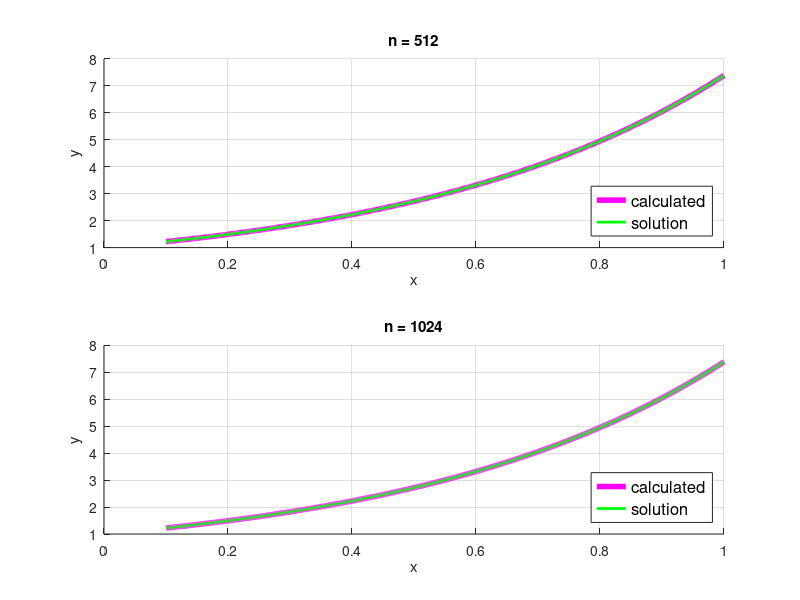
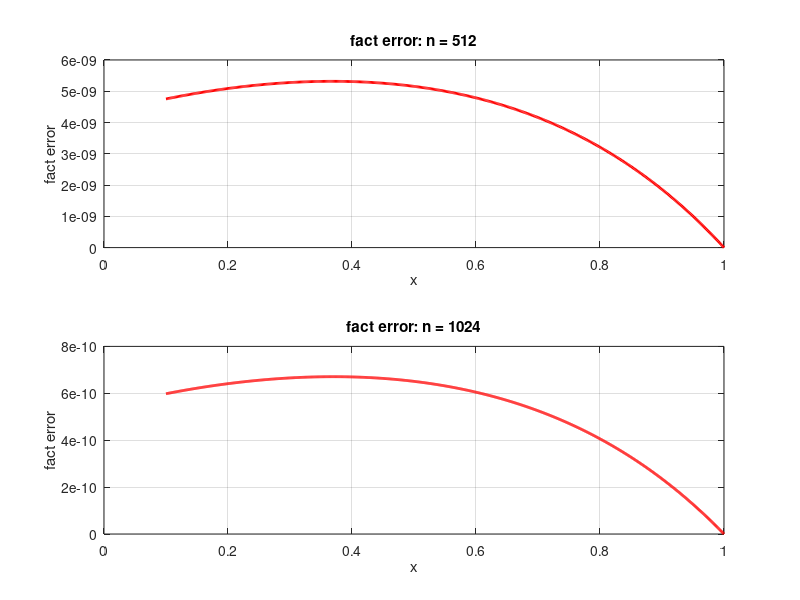
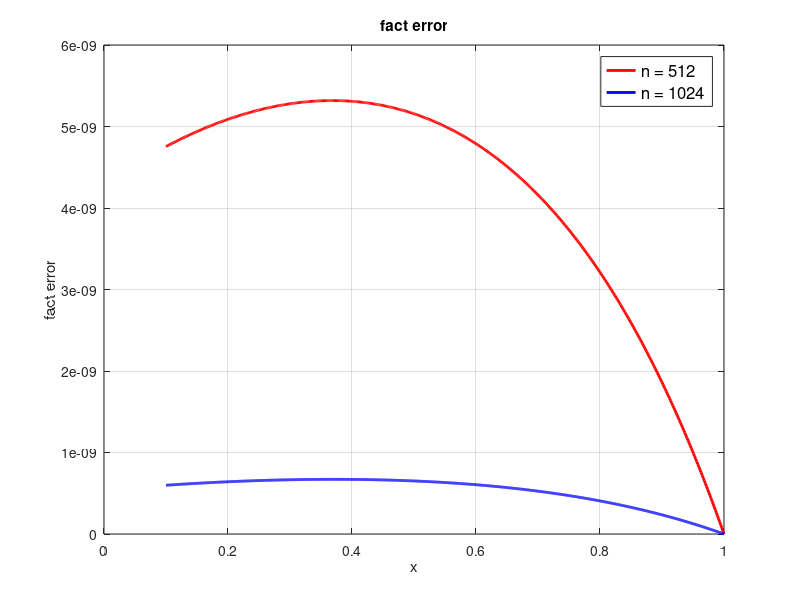
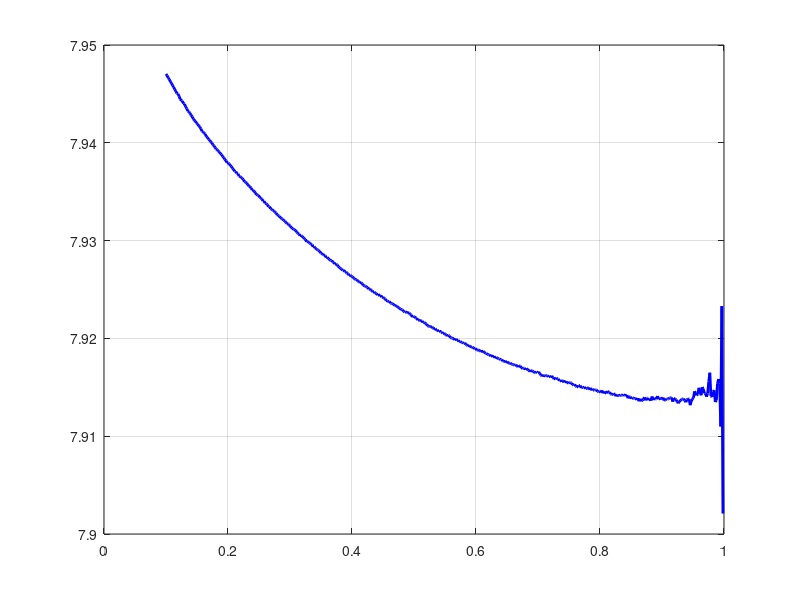

These figures' MATLAB source, in order:
%----------------------------------------------------
formatSpec = '%f %f';
sizeM = [2 Inf];
fileID = fopen('calc1.txt', 'r');
A = fscanf(fileID, formatSpec, sizeM);
fclose(fileID);
fileID = fopen('sol1.txt', 'r');
B = fscanf(fileID, formatSpec, sizeM);
fclose(fileID);

figure;
subplot(2, 1, 1);
xlabel('x');
ylabel('y');
title('n = 512');
hold on;
n = size(A);
n = n(2);
plot(A(1, 1:n), A(2, 1:n), 'LineWidth', 4, 'Color', 'm');
hold on;
plot(B(1, 1:n), B(2, 1:n), 'LineWidth', 2, 'Color', 'g');
hold on;
grid on;
legend({'calculated', 'solution'}, 'Location', 'southeast', 'FontSize', 12);
errors_1_y = zeros(1, n);
errors_1_y(1, 1:n) = A(2, 1:n) - B(2, 1:n);
errors_1_x = A(1, 1:n);

formatSpec = '%f %f';
sizeM = [2 Inf];
fileID = fopen('calc2.txt', 'r');
A = fscanf(fileID, formatSpec, sizeM);
fclose(fileID);
fileID = fopen('sol2.txt', 'r');
B = fscanf(fileID, formatSpec, sizeM);
fclose(fileID);

subplot(2, 1, 2);
xlabel('x');
ylabel('y');
title('n = 1024');
hold on;
n = size(A);
n = n(2);
plot(A(1, 1:n), A(2, 1:n), 'LineWidth', 4, 'Color', 'm');
hold on;
plot(B(1, 1:n), B(2, 1:n), 'LineWidth', 2, 'Color', 'g');
hold on;
grid on;
legend({'calculated', 'solution'}, 'Location', 'southeast', 'FontSize', 12);
errors_2_y = zeros(1, n);
errors_2_y(1, 1:n) = A(2, 1:n) - B(2, 1:n);
errors_2_x = A(1, 1:n);

%----------------------------------------------------
figure;
subplot(2, 1, 1);
plot(errors_1_x, errors_1_y, 'LineWidth', 2, 'Color', 'r');
grid on;
xlabel('x');
ylabel('fact error');
title('fact error: n = 512');
hold on;

subplot(2, 1, 2);
plot(errors_2_x, errors_2_y, 'LineWidth', 2, 'Color', 'r');
grid on;
xlabel('x');
ylabel('fact error');
title('fact error: n = 1024');
hold on;

figure;
plot(errors_1_x, errors_1_y, 'LineWidth', 2, 'Color', 'r');
hold on;
plot(errors_2_x, errors_2_y, 'LineWidth', 2, 'Color', 'b');
hold on;
legend({'n = 512', 'n = 1024'}, 'Location', 'northeast', 'FontSize', 12);
grid on;
xlabel('x');
ylabel('fact error');
title('fact error');

figure; 
plot(errors_1_x, errors_1_y ./ errors_2_y(1:2:end), 'LineWidth', 2, 'Color', 'b');
hold on;
grid on;

%----------------------------------------------------
formatSpec = '%f %f';
sizeM = [2 Inf];
fileID = fopen('dependence_step_error.txt', 'r');
A = fscanf(fileID, formatSpec, sizeM);
fclose(fileID);

figure;
loglog(A(1, 1:11), A(2, 1:11), 'LineWidth', 2, 'Color', 'b');
hold on;
loglog(A(1, 1:11), A(1, 1:11) .^ 3, 'LineWidth', 2, 'Color', 'g');
hold on;
grid on;
xlabel('step');
ylabel('fact error');
title('dependence between step and fact error');
hold on;
legend({'dependence', 'step^3'}, 'Location', 'southeast', 'FontSize', 12);

figure;
semilogx(A(1, 1:11), A(1, 1:11) .^ 3 ./ A(2, 1:11), 'LineWidth', 2, 'Color', 'r');
hold on;
grid on;
xlabel('step');
ylabel('fact error / step^3');
title('dependence between step and fraction');

%----------------------------------------------------
formatSpec = '%f %f';
sizeM = [2 Inf];
fileID = fopen('dependence_pert_error.txt', 'r');
A = fscanf(fileID, formatSpec, sizeM);
fclose(fileID);

figure;
loglog(A(1, 1:12), A(2, 1:12), 'LineWidth', 2, 'Color', 'm');
hold on;
xlabel('perturbation');
ylabel('fact error');
title('dependence between perturbation and fact error (inf norm; step = 0.09)');
grid on;
hold on;
